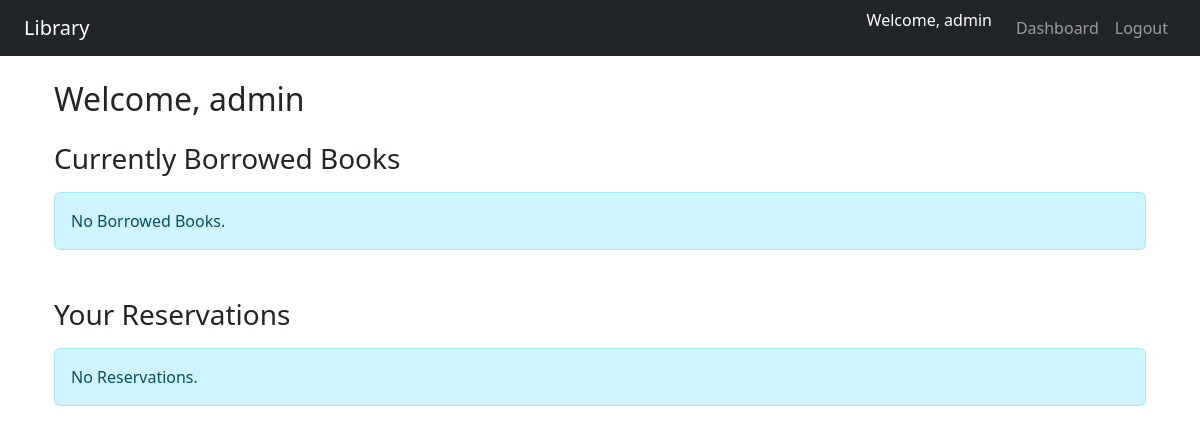
/dashboard/ (signed in), run on an earlier commit of the app's database.
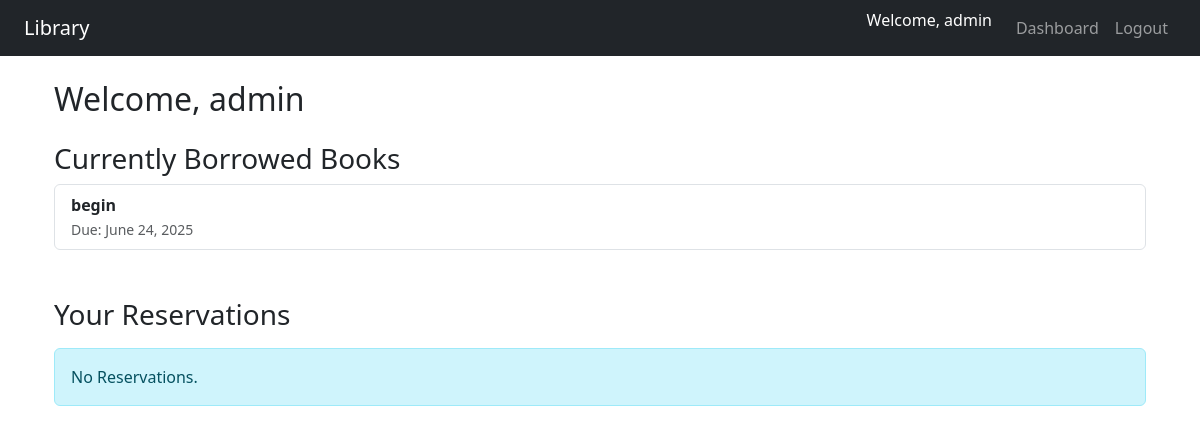
And on a later commit of the database.
### core/models.py (models this page shows, shortened)
class BorrowTransaction(models.Model):
    user = models.ForeignKey(settings.AUTH_USER_MODEL, on_delete = models.CASCADE,related_name = "borrow_transactions")
    book_copy = models.ForeignKey(BookCopy,on_delete = models.CASCADE,related_name="borrowed_tranactions")
    borrowed_at = models.DateTimeField(auto_now_add=True,blank = True,null=True)
    due_date = models.DateField()
    returned_at = models.DateTimeField(blank =True,null =True)
    fine_amount = models.DecimalField(max_digits=6,decimal_places=2,default = Decimal('0.00'))
    class Meta:
        ordering = ["-borrowed_at"]

class BookCopy(models.Model):
    STATUS_CHOICES = [
    ("AVAILABLE","Available"),
    ("BORROWED","Borrowed"),
    ("RESERVED","Reserved"),
    ("LOST","Lost")
    ]
    book = models.ForeignKey(Book,on_delete=models.CASCADE,related_name="copies")
    copy_number = models.PositiveIntegerField()
    status = models.CharField(max_length = 10,choices=STATUS_CHOICES,default = "AVAILABLE")
    location = models.CharField(max_length=100,blank = True,null= True)
    class Meta:
        unique_together = ("book","copy_number")

class Book(models.Model):
    title = models.CharField(max_length=255)
    author = models.CharField(max_length=255)
    genre = models.CharField(max_length=100,blank = True, null=True)
    language = models.CharField(max_length=50,blank = True,null = True)
    isbn = models.CharField(max_length=13,unique=True)
    total_copies = models.PositiveIntegerField(default=0)
    available_copies = models.PositiveIntegerField(default = 0)

### core/views.py (the view)
# urls.py: path("dashboard/",views.user_dashboard_view,name = "user_dashboard"),
@login_required
def user_dashboard_view(request):
    active_borrows  = BorrowTransaction.objects.filter(
        user = request.user,
        returned_at__isnull = True
    ).select_related("book_copy__book")
    reservations = Reservation.objects.filter(
        user = request.user
    ).select_related("book")
    today = timezone.now().date()
    for txn in active_borrows:
        txn.is_overdue = txn.due_date and txn.due_date< timezone.now().date()
        txn.has_fine = txn.fine_amount and txn.fine_amount > 0
    context = {
        'active_borrows':active_borrows,
        'reservations':reservations,
        'today':today
    }
    return render(request,'core/user_dashboard.html',context)

### core/templates/core/user_dashboard.html (shortened to what this page needs)
{% extends 'base.html' %}
{% block content %}
<div class="container my-4">
  <h2 class="mb-4">Welcome, {{ request.user.username }}</h2>
  <div class="mb-5">
    <h3>Currently Borrowed Books</h3>
    {% if active_borrows %}
      <ul class="list-group">
        {% for txn in active_borrows %}
        <li class="list-group-item d-flex justify-content-between align-items-center">
          <div>
            <strong>{{ txn.book_copy.book.title }}</strong> <br>
            <small class="text-muted">Due: {{ txn.due_date }}</small>
          </div>
        </li>
        {% endfor %}
      </ul>
    {% else %}
      <div class="alert alert-info mt-3">No Borrowed Books.</div>
    {% endif %}
  </div>
  <div>
    <h3>Your Reservations</h3>
    {% if reservations %}
      <ul class="list-group">
        {% for res in reservations %}
        <li class="list-group-item">
          <strong>{{ res.book.title }}</strong> -
          <span class="badge bg-secondary">{{ res.status }}</span>
          {% if res.status == 'ACTIVE' %}
            <small class="text-muted ms-2">(Placed on {{ res.reserved_at|date:"d M Y" }})</small>
          {% elif res.status == 'FULFILLED' %}
            <small class="text-muted ms-2">(Fulfilled on {{ res.updated_at|date:"d M Y" }})</small>
          {% endif %}
        </li>
        {% endfor %}
      </ul>
    {% else %}
      <div class="alert alert-info mt-3">No Reservations.</div>
    {% endif %}
  </div>
</div>
{% endblock %}

What changed in the data, as far as the page shows it:
added BorrowTransaction: book_copy.book "begin", due_date "June 24, 2025"
Also different on the page:
text no longer shown: "No Borrowed Books."
